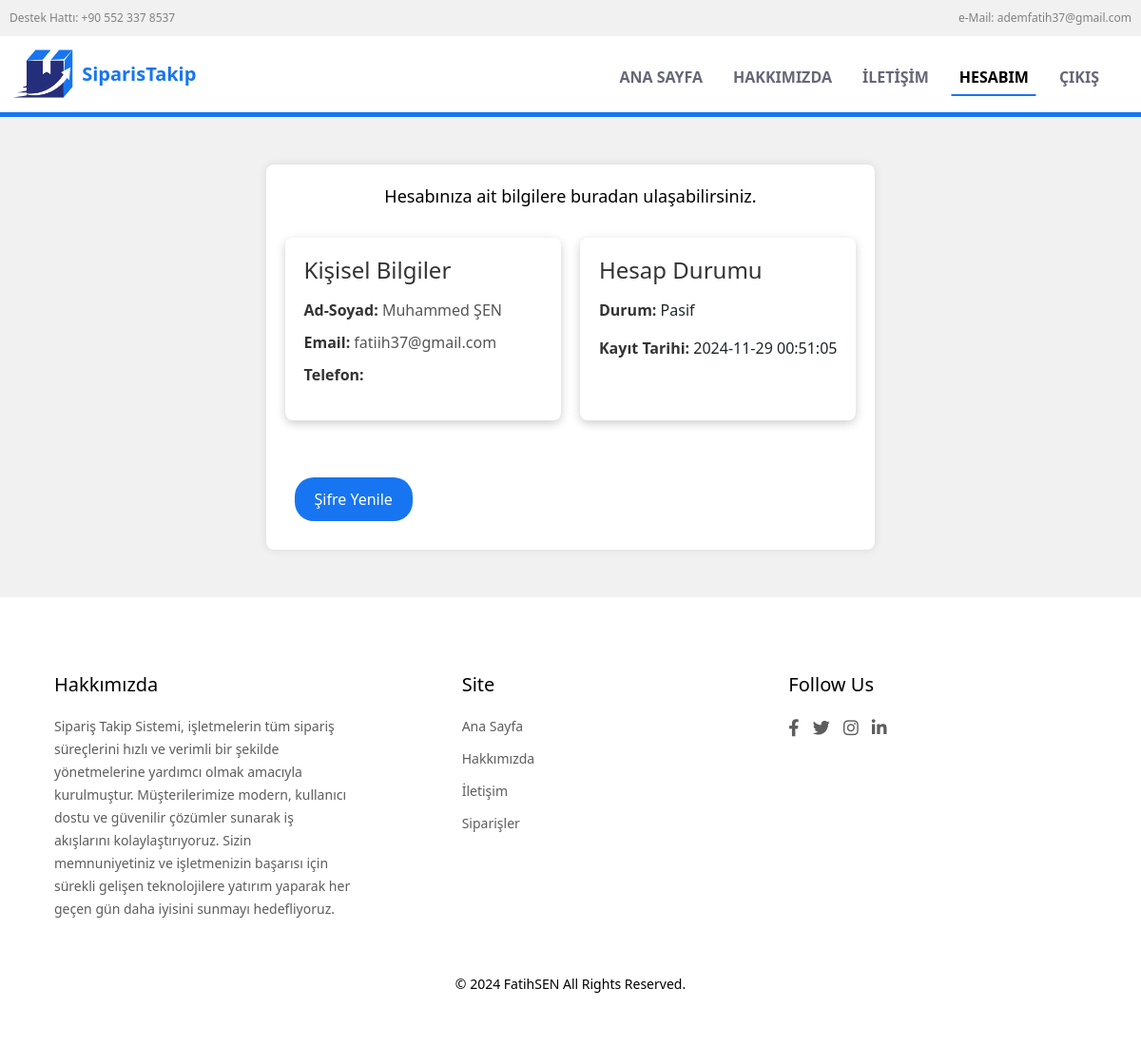
The app's page /views/account.php (signed in), older data.
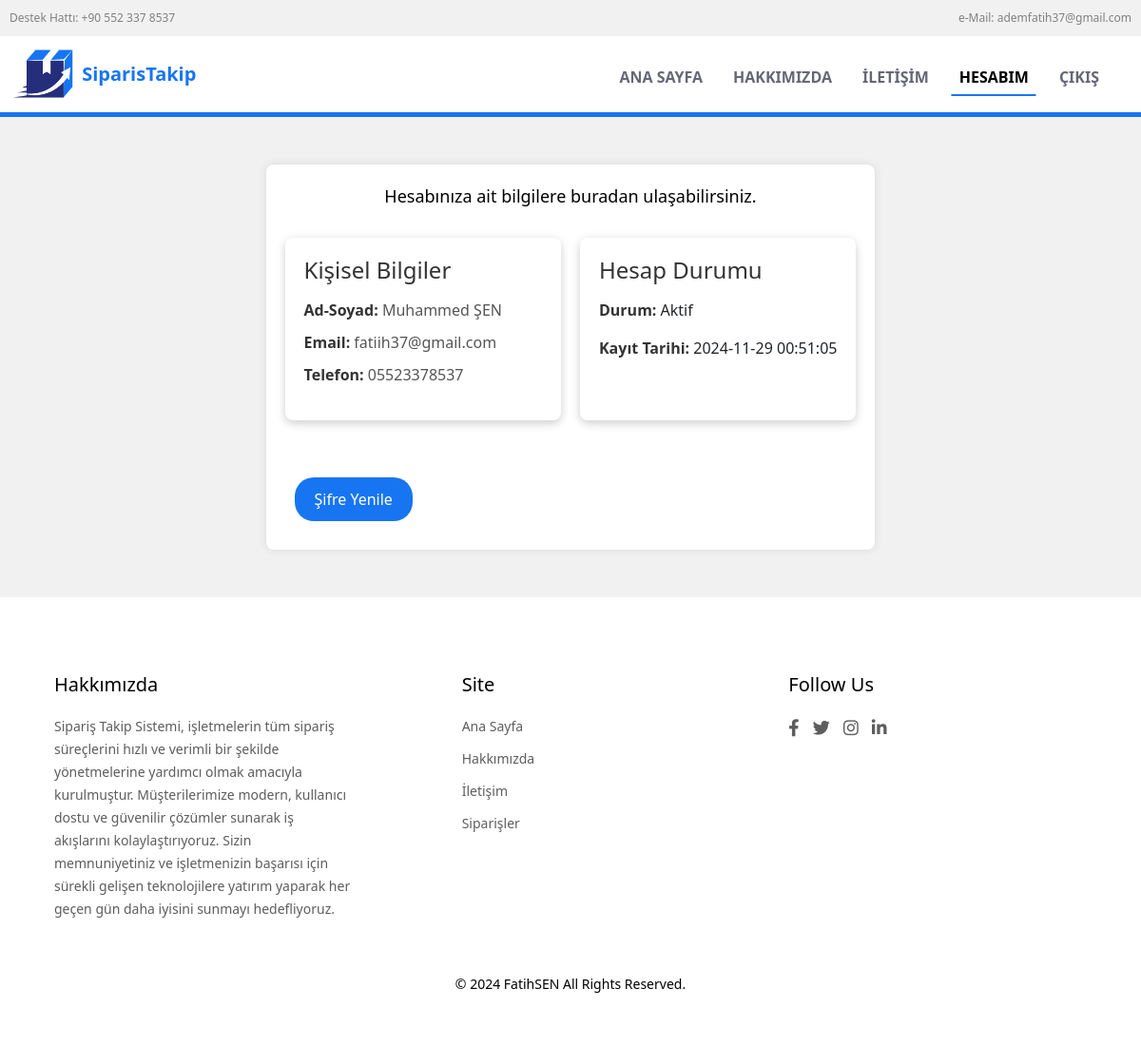
The same page, newer data.
### tables this page shows
CREATE TABLE `uyeler` (
  `uye_id` int(11) NOT NULL,
  `uye_adi_soyadi` varchar(256) NOT NULL,
  `uye_mail` varchar(256) NOT NULL,
  `uye_password` varchar(256) NOT NULL,
  `uye_tel` varchar(20) NOT NULL,
  `account_status` varchar(50) NOT NULL,
  `uye_baslangict` datetime NOT NULL DEFAULT current_timestamp()
);

### views/account.php (the view, shortened to what this page needs)
<?php
require_once '../config/database.php';
?>
<?php
$username = $_SESSION['username'];
$query = "SELECT * FROM uyeler WHERE uye_mail = :uye_mail";
$stmt = $baglanti->prepare($query);
$stmt->bindParam(':uye_mail', $username, PDO::PARAM_STR);
$stmt->execute();
$user = $stmt->fetch(PDO::FETCH_ASSOC);
?>
<div class="account-container">
    <div class="account-header">
        <p class="infoH">Hesabınıza ait bilgilere buradan ulaşabilirsiniz.</p>
    </div>
    <div class="account-info">
        <div class="info-card">
            <h2>Kişisel Bilgiler</h2>
            <ul>
                <li><strong>Ad-Soyad:</strong> <?php echo htmlspecialchars($user['uye_adi_soyadi']); ?></li>
                <li><strong>Email:</strong> <?php echo htmlspecialchars($user['uye_mail']); ?></li>
                <li><strong>Telefon:</strong> <?php echo htmlspecialchars($user['uye_tel']); ?></li>
            </ul>
        </div>
        <div class="info-card">
            <h2>Hesap Durumu</h2>
            <p><strong>Durum:</strong> <?php echo $user['account_status'] == 'active' ? 'Aktif' : 'Pasif'; ?></p>
            <p><strong>Kayıt Tarihi:</strong> <?php echo $user['uye_baslangict']; ?></p>
        </div>
        <div class="actions">
            <a href="../views/resetPass.php" class="btn edit-btn">Şifre Yenile</a>
        </div>
    </div>
</div>
<?php
$content = ob_get_clean();
include('../includes/_layout.php');
?>

### includes/_layout.php (shortened to what this page needs)
<!DOCTYPE html>
<html lang="tr">
<?php include('_head.php') ?>
<body style="background-color:#f1f1f1">
    <?php
    include('_navbar.php');
    echo $content;
    include('_footer.php');
    ?>
</body>
</html>

### includes/_head.php (shortened to what this page needs)
<head>
    <link rel="stylesheet" href="../assets/css/style.css">
    <link rel="stylesheet" href="../assets/css/nav.css">
    <link rel="stylesheet" href="../assets/css/footer.css">
    <link rel="stylesheet" href="../assets/css/login.css">
    <link rel="stylesheet" href="../assets/css/register.css">
    <link rel="stylesheet" href="../assets/css/iletisim.css">
    <link rel="stylesheet" href="../assets/css/hakkimizda.css">
    <link rel="stylesheet" href="https://cdnjs.cloudflare.com/ajax/libs/font-awesome/6.0.0-beta3/css/all.min.css">
    <link href="https://cdn.jsdelivr.net/npm/bootstrap@5.3.3/dist/css/bootstrap.min.css" rel="stylesheet"
>
</head>

### includes/_navbar.php (shortened to what this page needs)
<div class="container-top">
    <p class="num">Destek Hattı: +90 552 337 8537</p>
    <p class="mail">e-Mail: ademfatih37@gmail.com</p>
</div>
<nav class="navbar navbar-expand-lg">
    <div class="container-fluid">
        <div>
            <img src="../assets/images/logo.png" height="70px" width="70px">
            <a class="navbar-brand me-auto" href="../index.php" style="color: #1775f1; font-weight: 600;">SiparisTakip</a>
        </div>
        <div class="offcanvas offcanvas-end" tabindex="-1" id="offcanvasNavbar" aria-labelledby="offcanvasNavbarLabel">
            <div class="offcanvas-body">
                <ul class="navbar-nav justify-content-end flex-grow-1 pe-3">
                    <li class="nav-item">
                        <a class="nav-link mx-lg-2" aria-current="page" href="../index.php">ANA SAYFA</a>
                    </li>
                    <li class="nav-item">
                        <a class="nav-link mx-lg-2" href="../views/hakkimizda.php">HAKKIMIZDA</a>
                    </li>
                    <li class="nav-item">
                        <a class="nav-link mx-lg-2" href="../views/iletisim.php">İLETİŞİM</a>
                    </li>
                    <?php if (isset($_SESSION['user_logged_in']) && $_SESSION['user_logged_in'] === true): ?>
                        <li class="nav-item">
                            <a class="nav-link mx-lg-2" href="../views/account.php">HESABIM</a>
                        </li>
                        <li class="nav-item">
                            <a class="nav-link mx-lg-2" href="../views/logout.php">ÇIKIŞ</a>
                        </li>
                    <?php endif; ?>
                </ul>
            </div>
        </div>
    </div>
</nav>
<div class="container-renk"></div>

### includes/_footer.php
<footer class="footer">
        <div class="container">
            <div class="footer-section">
                <h3>Hakkımızda</h3>
                <p>Sipariş Takip Sistemi, işletmelerin tüm sipariş süreçlerini hızlı ve verimli bir şekilde
                    yönetmelerine yardımcı olmak amacıyla kurulmuştur. Müşterilerimize modern, kullanıcı dostu ve
                    güvenilir çözümler sunarak iş akışlarını kolaylaştırıyoruz. Sizin memnuniyetiniz ve işletmenizin
                    başarısı için sürekli gelişen teknolojilere yatırım yaparak her geçen gün daha iyisini sunmayı
                    hedefliyoruz.
                </p>
            </div>
            <div class="footer-section site" id="site">
                <h3>Site</h3>
                <ul>
                    <li><a href="index.php">Ana Sayfa</a></li>
                    <li><a href="views/hakkimizda.php">Hakkımızda</a></li>
                    <li><a href="views/iletisim.php">İletişim</a></li>
                    <li><a href="views/login.php">Siparişler</a></li>
                </ul>
            </div>
            <div class="footer-section">
                <h3>Follow Us</h3>
                <div class="social-icons">
                    <a target="_blank" href="#"><i class="fab fa-facebook-f"></i></a>
                    <a target="_blank" href="#"><i class="fab fa-twitter"></i></a>
                    <a target="_blank" href="https://www.instagram.com/fatiihsen/"><i class="fab fa-instagram"></i></a>
                    <a target="_blank" href="https://www.linkedin.com/in/fatih-%C5%9Fen-910a612ab/"><i class="fab fa-linkedin-in"></i></a>
                </div>
            </div>
        </div>
        <div class="footer-bottom">
            <p>&copy; 2024 FatihSEN All Rights Reserved.</p>
        </div>
    </footer>

### assets/css/style.css (style rules this page uses)
* { box-sizing: border-box; margin: 0; padding: 0; }
html { height: 100vh; margin: 0; }
body { background-color: #f1f1f1; display: flex; flex-direction: column; font-family: "Arial", sans-serif; line-height: 1.6; min-height: 100px; }
.container { margin-top: 40px; margin-bottom: 40px; }

### assets/css/nav.css (style rules this page uses)
.container-top { background-color: #f1f1f1; display: flex; justify-content: space-between; padding: 10px; }
.num { margin: 0; font-size: 12px; color: grey; }
.mail { margin: 0; font-size: 12px; color: grey; }
.navbar { flex-direction: column; background-color: #fff; height: 80px; margin: 0px; border-radius: 0; padding: 0.5rem; }
.navbar-brand { font-weight: 300; color: #1775f1; font-size: 24px; transition: 0.3s color; text-decoration: none; }
.navbar .nav-link { color: #666777; font-weight: 600; position: relative; }
.nav-link:hover, .nav-link.active { color: #000; font-weight: 700; }
.container-renk { width: 100%; height: 5px; background-color: #1775f1; }
@media (min-width: 991px) { .nav-link::before { content: ""; position: absolute; bottom: 0; left: 50%; transform: translateX(-50%); width: 0; height: 2px; background-color: #1775f1; visibility: hidden; transform: 0.3s ease-in-out; } }
@media (min-width: 991px) { .nav-link:hover::before, .nav-link.active::before { width: 100%; visibility: visible; } }

### assets/css/footer.css (style rules this page uses)
.footer { background-color: #fff; color: #fff; padding: 40px 20px; text-align: left; }
.container { display: flex; justify-content: space-between; flex-wrap: wrap; }
.footer-section { flex: 1; margin: 0 15px; min-width: 250px; }
#site { margin-left: 100px; }
.footer-section h3 { margin-bottom: 20px; font-size: 20px; color: #000; text-align: left; }
.footer-section p, .footer-section ul { font-size: 14px; line-height: 24px; color: #5d5d5d; }
.footer-section ul { list-style: none; margin: 0; padding: 0; }
.footer-section ul li { margin-bottom: 10px; }
.footer-section ul li a { color: #5d5d5d; text-decoration: none; transition: color 0.3s; }
.social-icons a { display: inline-block; margin-right: 10px; color: #5d5d5d; font-size: 18px; transition: color 0.3s; }
.footer-bottom { margin-top: 20px; text-align: center; font-size: 14px; color: #000; }

### assets/css/login.css (style rules this page uses)
.container { width: 200px; height: 100%; border-radius: 25px; justify-content: center; display: flex; }
a { color: #1775f1; }

### assets/css/iletisim.css (style rules this page uses)
h1, h2 { color: #4caf50; }

### assets/css/hakkimizda.css (style rules this page uses)
h1, h2 { color: #4CAF50; }
ul { list-style-type: disc; padding-left: 20px; }

### views/account.php (style rules this page uses)
.account-container { max-width: 1000px; margin: 50px auto; padding: 20px; background-color: white; box-shadow: 0 0 10px rgba(0, 0, 0, 0.1); border-radius: 8px; }
.account-header { text-align: center; margin-bottom: 30px; }
.account-info { display: grid; grid-template-columns: 1fr 1fr; gap: 20px; }
.info-card { background-color: #fff; padding: 20px; box-shadow: 0 4px 8px rgba(0, 0, 0, 0.1), 0 2px 12px rgba(0, 0, 0, 0.1); border-radius: 8px; transition: box-shadow 0.3s ease; }
.info-card h2 { font-size: 1.5rem; color: #333; margin-bottom: 15px; }
.info-card ul { list-style: none; padding: 0; }
.info-card li { font-size: 1rem; color: #555; margin-bottom: 10px; }
.info-card strong { color: #333; }
.actions { margin-top: 30px; text-align: center; justify-content: start; display: flex; }
.btn { display: inline-block; padding: 10px 20px; margin: 10px; font-size: 1rem; border-radius: 5px; text-decoration: none; color: white; text-align: center; border-radius: 20px; transition: all 0.4s ease-in-out; }
.edit-btn { background-color: #1775f1; }
.infoH { color: black; font-size: 18px; }

Row changes from the older to the newer data that the page shows:
changed uyeler "Muhammed ŞEN": uye_tel (not shown) → "05523378537"
Text that changed along with them:
text no longer shown: "Pasif"
text now shown: "Aktif"
